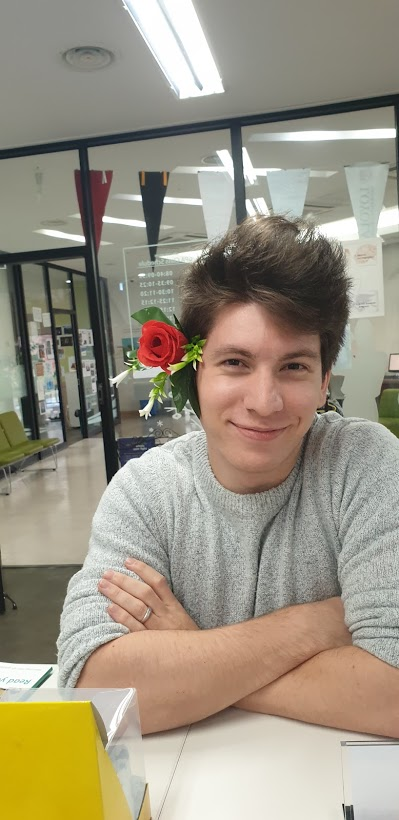
#> input picture img/spirit-week.jpg, 399 x 820 px
$ python 0504-hist-grayscale.py
#> lines starting #> are read from the running program, lines starting #| are printed output that depends on the picture
# 0504.py
import cv2
import numpy as np
from matplotlib import pyplot as plt

src = cv2.imread('../../img/spirit-week.jpg', cv2.IMREAD_GRAYSCALE)
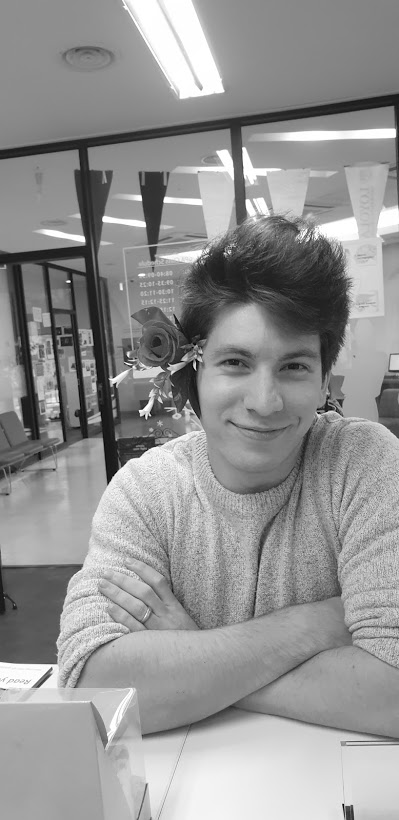
#> src: shape (820, 399); min 0, max 255, mean 147.6

hist1 = cv2.calcHist(images = [src], channels = [0], mask = None, histSize = [32], ranges = [0,256])
#> hist1 = 32 values, max 40205 at index 17, min 31 at index 0, mean 10224.4
hist2 = cv2.calcHist(images = [src], channels = [0], mask = None, histSize = [256], ranges = [0,256])
#> hist2 = 256 values, max 7904 at index 142, min 1 at index 5, mean 1278

#1
hist1 = hist1.flatten()
hist2 = hist2.flatten()

#2
plt.title('hist1: binX = np.arange(32)')
plt.plot(hist1, color = 'r')
binX = np.arange(32)
plt.bar(binX, hist1, width = 1, color = 'b')
plt.show()
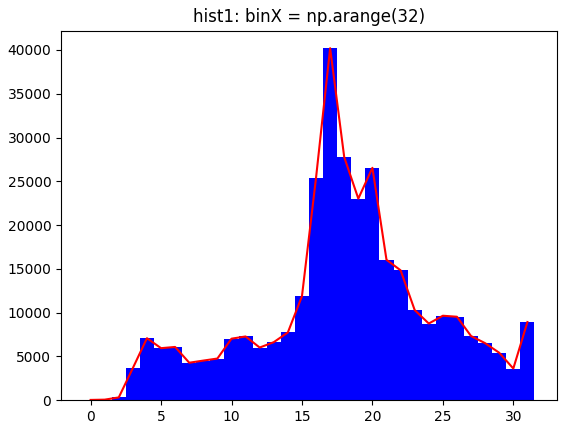
#> figure drawn by matplotlib, 1 panel; tallest bar 40205 high, from x = 16.5 to 17.5; curve peaks at x = 17, y = 40205

#3
plt.title('hist1: binX = np.arange(32)*8')
binX = np.arange(32)*8
plt.plot(hist1, color = 'r')
plt.bar(binX, hist1, width = 8, color = 'b')
plt.show()
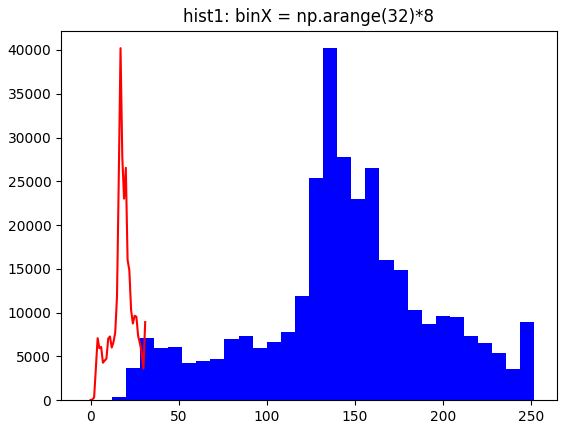
#> figure drawn by matplotlib, 1 panel; tallest bar 40205 high, from x = 132 to 140; curve peaks at x = 17, y = 40205

#4
plt.title('hist2: binX = np.arange(256)')
plt.plot(hist2, color = 'r')
binX = np.arange(256)
plt.bar(binX, hist2, width = 1, color = 'b')
plt.show()
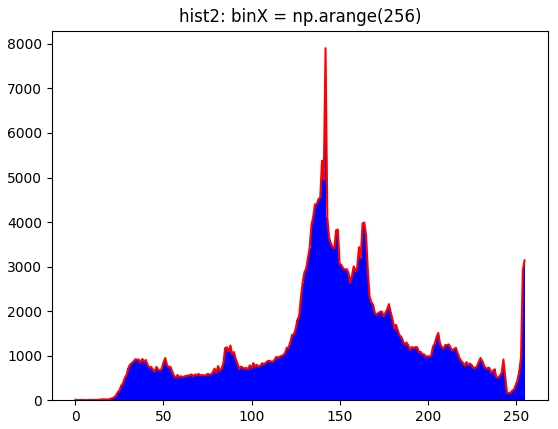
#> figure drawn by matplotlib, 1 panel; tallest bar 7904 high, from x = 141.5 to 142.5; curve peaks at x = 142, y = 7904

$ run again, with img/basketball.jpg copied over img/spirit-week.jpg
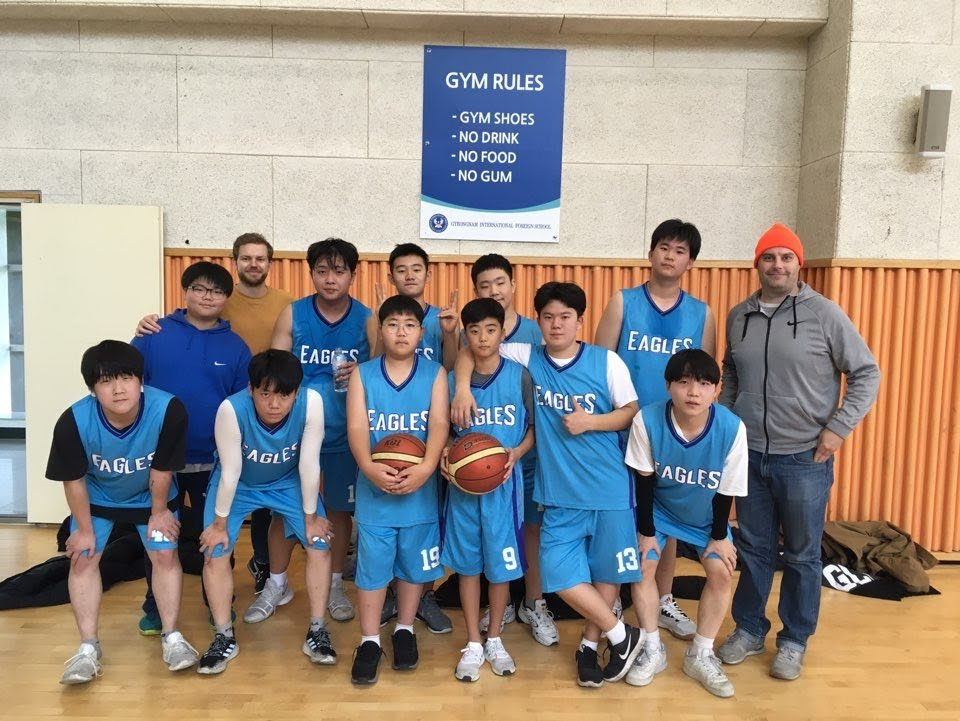
#> input picture img/basketball.jpg, 960 x 721 px
#> `src = cv2.imread('../../img/spirit-week.jpg', cv2.IMREAD_GRAYSCALE)`:
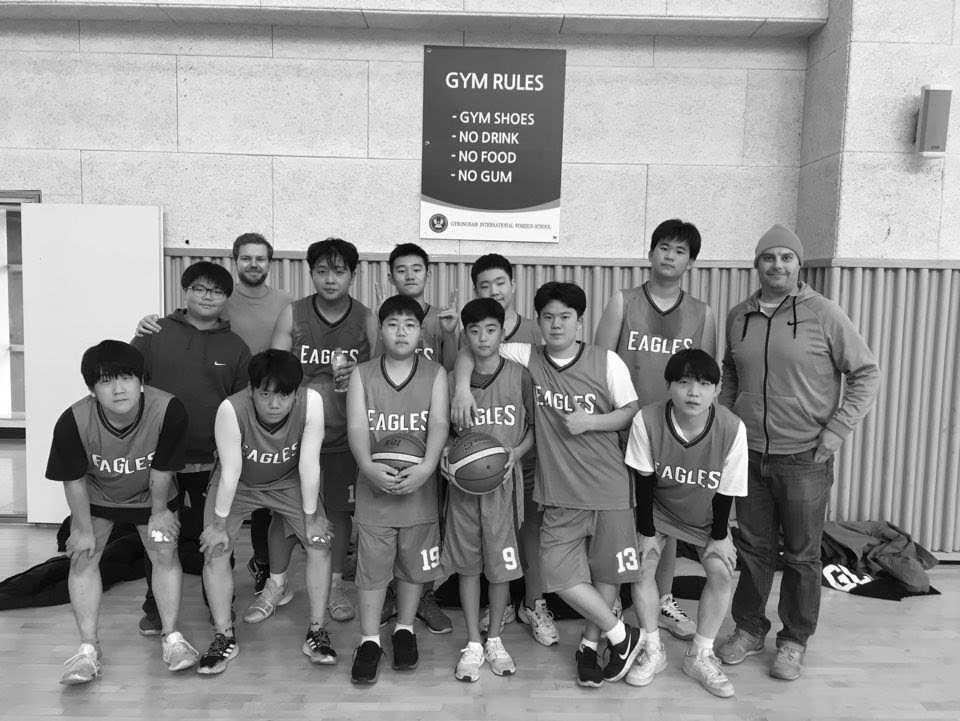
#> src: shape (721, 960); min 0, max 255, mean 145.8
#> hist1 = 32 values, max 52810 at index 27, min 872 at index 0, mean 21630
#> hist2 = 256 values, max 7898 at index 229, min 36 at index 1, mean 2703.8
#> `plt.show()`:
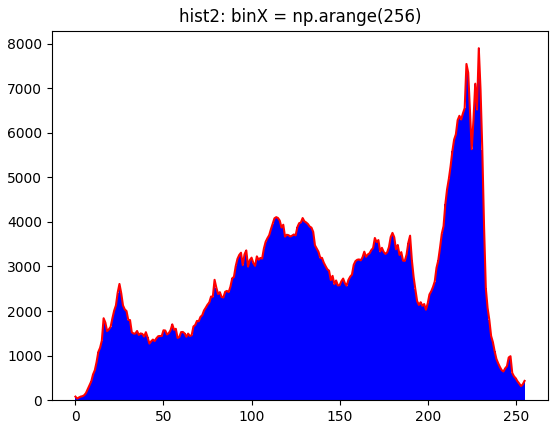
#> figure drawn by matplotlib, 1 panel; tallest bar 7898 high, from x = 228.5 to 229.5; curve peaks at x = 229, y = 7898
